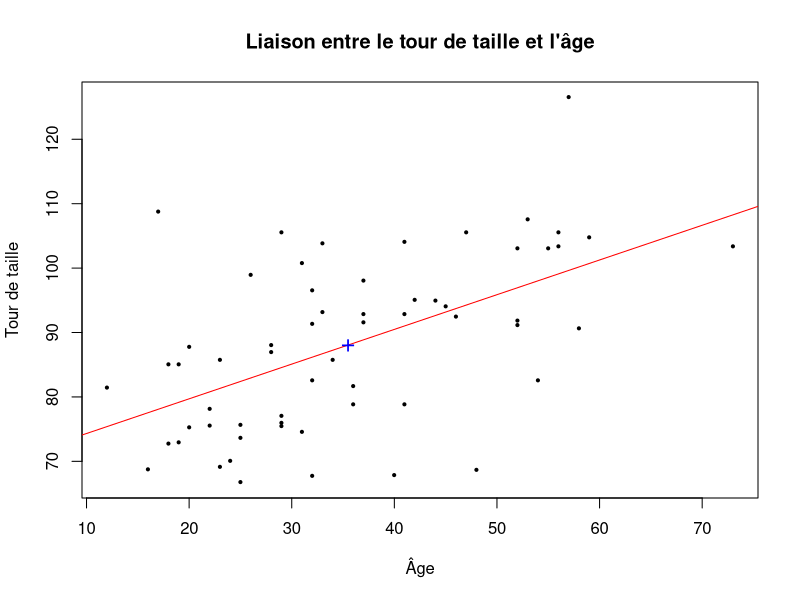
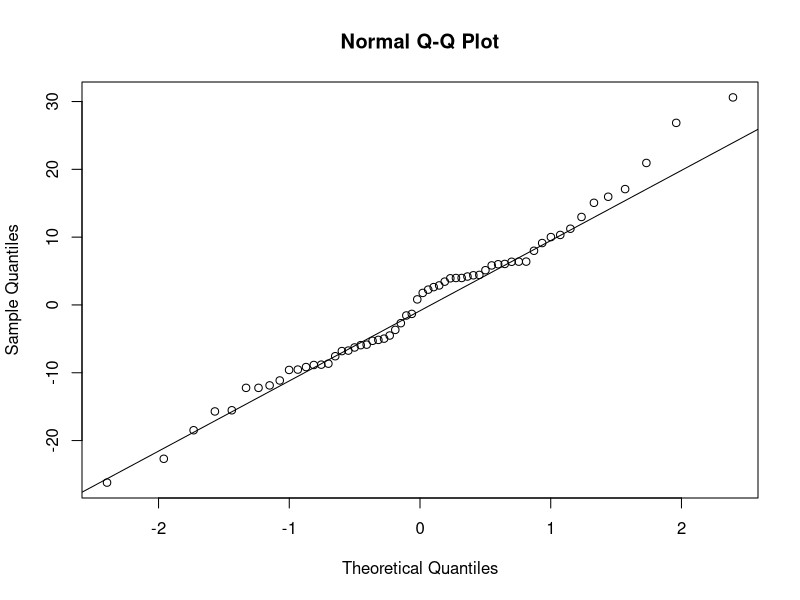
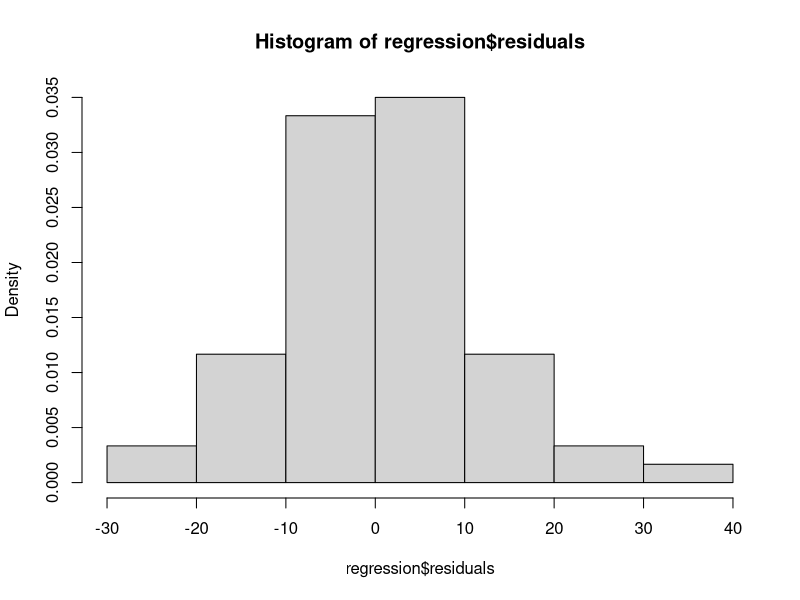
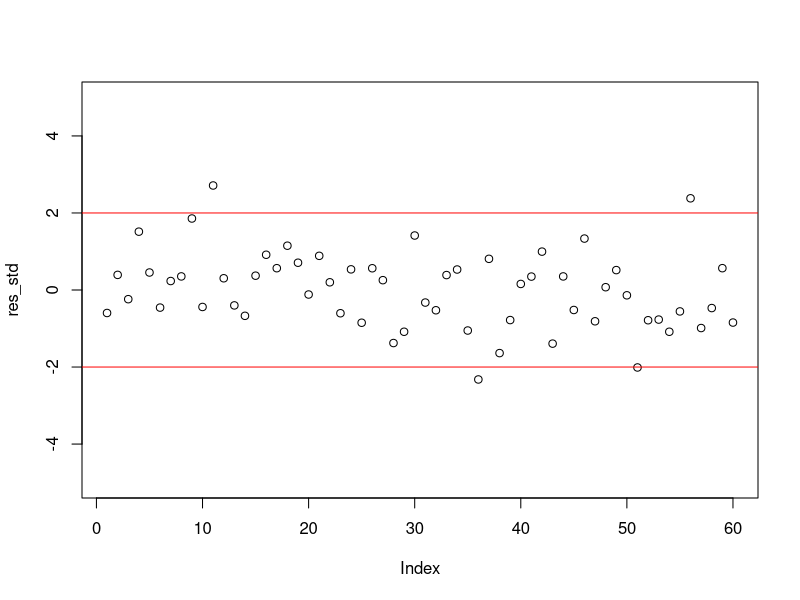
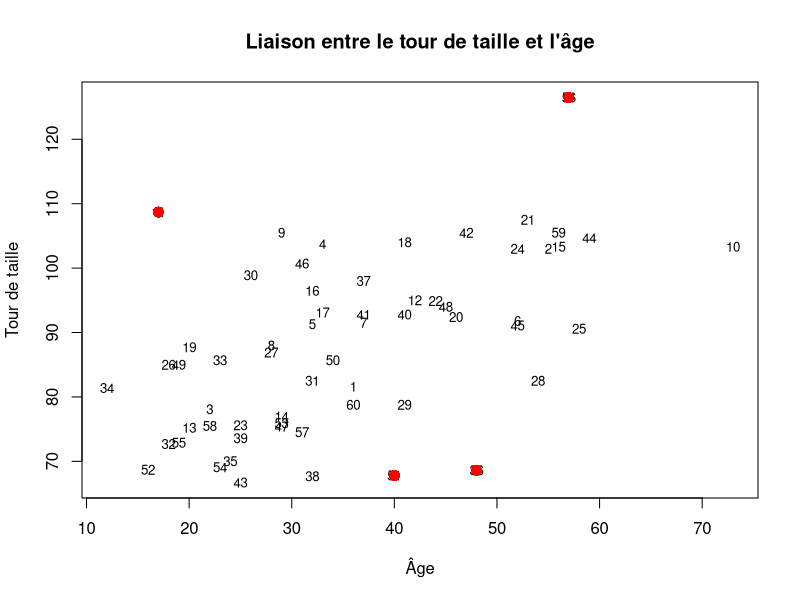
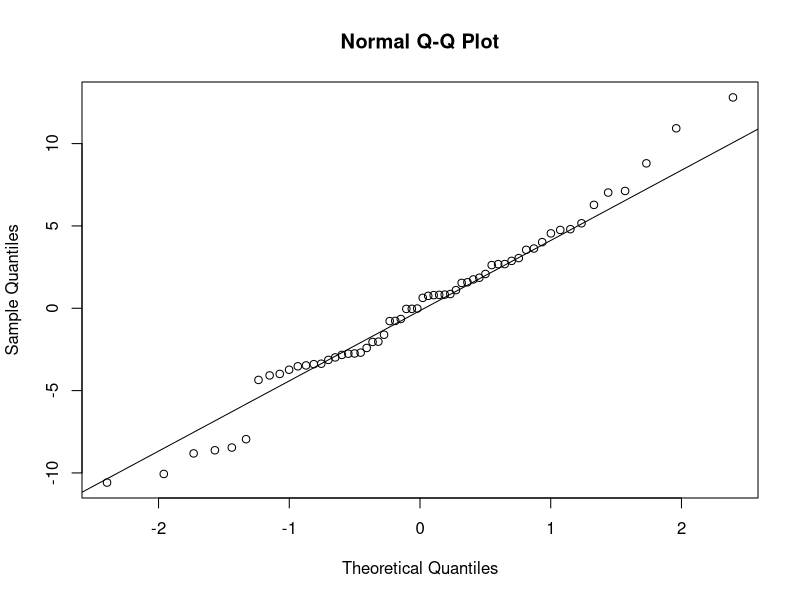
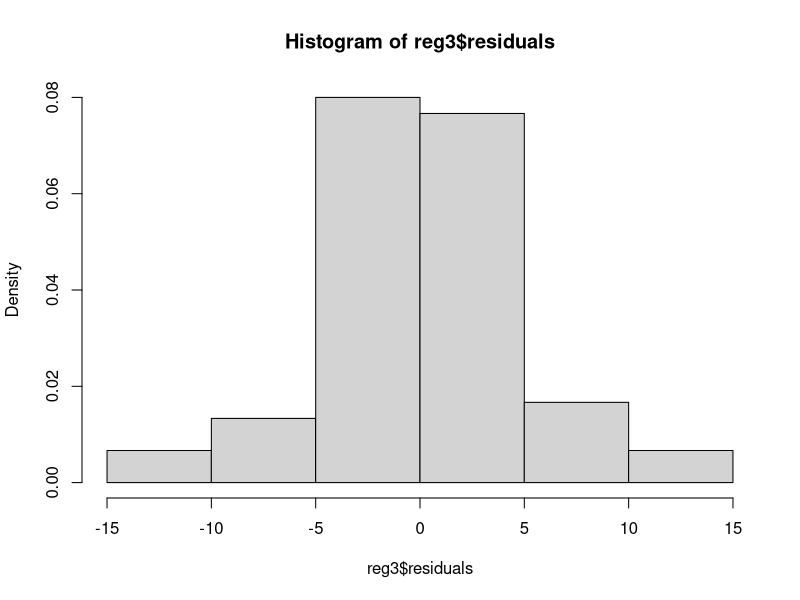
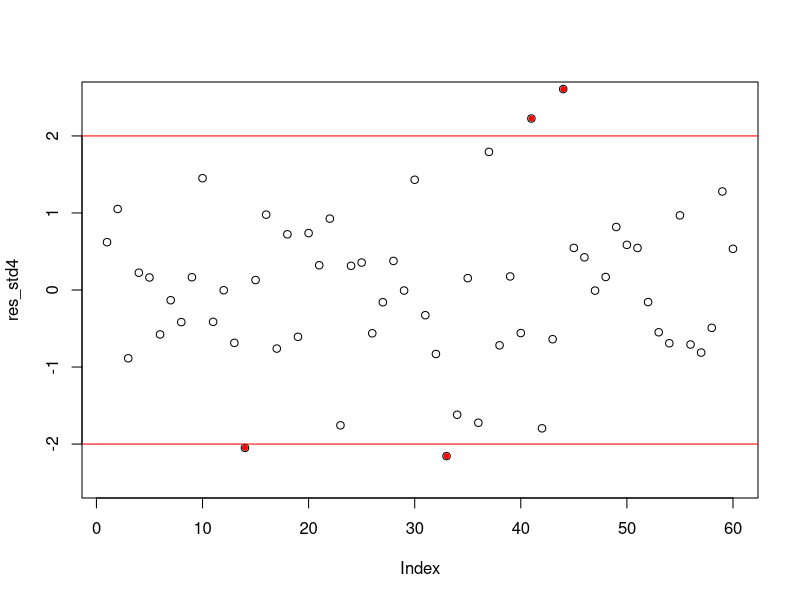

These charts were generated, in order, by the following R code:
#Projet 2 sur la régression linéaire 
setwd("/Users/justinekosinski/Desktop/MIAGE/L3/S1/Statistiques/Projet2")
data_imc_TP2_groupe1=read.table("data_imc_TP2_groupe1.txt",header=TRUE) 
is.data.frame(data_imc_TP2_groupe1)
View(data_imc_TP2_groupe1)
attach(data_imc_TP2_groupe1)

#Partie 1 : régression linéaire simple 
# Question 1
# nuage de points
par(mfrow=c(1,1))
plot(AGE,TTAILLE, pch="•",main="Liaison entre le tour de taille et l'âge", xlab="Âge",ylab="Tour de taille",
     xlim=c(min(AGE), max(AGE)), ylim=c(min(TTAILLE), max(TTAILLE)))

# coefficient de corrélation linéaire et test associé 
correlation <- cor(AGE,TTAILLE)
cor.test(AGE,TTAILLE)
round(correlation, 2)
# Il existe une liaison linéaire significative (p<5%) positive modérée entre ttaille et age (r=0,55) 

# Question 2 
# Modèle théorique : ttaille_i = beta_0 + beta_1 age_i + epsilon_i
# ttaille_i = a age_i + b + e_i pour i=1,...,n
regression =lm(TTAILLE~AGE) # droite de regression
regression
rounded_coefficients <- round(coef(regression), 2)
cat("Coefficients arrondis:", rounded_coefficients, "\n")
# a_chapeau=0.54  et b_chapeau=68.93
# L'équation de la droite de régression est : y = 0,54 x + 68.93

summary(regression)
# R2=0,30
# 30% de la variation totale des tours de taille est expliquée par le modèle linéaire,
# c'est-à-dire par la variation de l'âge. 
# Ce coefficient de détermination est proche de 0 donc le modèle ajuste pas bien les données.

# Test de validité globale du modèle
# H0 : tous les paramètres sont nuls sauf la constante
# p-value = 6.112e-06<5% donc on rejette H0 donc le modèle est globalement valide

# Test de significativité du paramètre de Surface
# H0 : a=0 contre H1 : a différent de 0
# p-value = 6.112e-06<5% (lue dans la dernière colonne du tableau coefficients) donc on rejette H0
# et la variable age est significative
# On peut donc commenter son paramètre estimé  a_chapeau=0,54
# Le coefficient de "AGE" (0.54) indique que, en moyenne, le tour de taille augmente d'environ 0.54 unité pour
# chaque augmentation d'une unité de l'âge.

# Question 3
# Ajout de la droite de régression et du barycentre du nuage de points
abline(regression,col="red")
points(mean(AGE),mean(TTAILLE),pch="+",col="blue",cex=1.5)
# argument cex=1.5 pour augmenter la taille du marqueur
# on vérifie la propriété vue en cours : 
# la droite de régression passe par le point moyen du nuage

# Question 4
# sert à vérifier la normalité des erreurs et à repérer d'éventuels points aberrants
qqnorm(regression$residuals)
qqline(regression$residuals)
# on voit que les points ne sont pas vraiment 
# alignés ce qui remet en cause l'hypothèse de normalité des erreurs
hist(regression$residuals,freq=FALSE)
#l'histogramme des résidus est légèrement asymétrique avec un étalement à gauche
#ce qui confirme que l'hypothèse de normalité des erreurs n'est pas vérifiée tout à fait sur ces données. 

res_std=regression$residuals/11.28
#calcul des résidus standardisés (11.28 désigne l'écart-type des résidus)
# cette valeur est la "residual standard error " et se lit dans la sortie de summary (regression)

plot(res_std,ylim=c(-5,5)) #Représentation graphique des résidus standardisés
abline(h=-2,col="red")
abline(h=2,col="red")

# Les points aberrants sont ceux qui ont un résidu standardisé > 2 en valeur absolue
identify(1:length(regression$residuals),regression$residuals/11.28) 
help(identify)
which(res_std< -2) # points aberrants (obs 36 et 51)
which(res_std> 2) # points aberrants (obs 11 et 56)
# Obtenir les indices des observations aberrantes dans les données d'origine
aberrant_indices <- c(which(res_std < -2), which(res_std > 2))
# Afficher les indices des observations aberrantes
print(aberrant_indices)
# Afficher le graphique avec les points aberrants mis en évidence
plot(AGE, TTAILLE, type="n", main="Liaison entre le tour de taille et l'âge", xlab="Âge",
     ylab="Tour de taille")
text(AGE, TTAILLE, labels=1:length(regression$residuals), cex=0.8)
points(AGE[aberrant_indices], TTAILLE[aberrant_indices], pch=16, col="red", cex=1.5)
# l'individu 56 a un tour de taille très eleve par rapport à son âge, ce qui 
# explique que son tour de taille soit mal prédit par la droite

#Partie 2 : régression linéaire multiple
# Question 1 
reg = lm(TTAILLE~SEXE+TAILLE+CHOL+IMC)
summary(reg)
# *** ==> très significative 
# coeff de determination : R2 = 0.87 87% de la variation du tour de taille est expliqué par la variation
# des variables explicatives du modèle, à savoir le sexe (recodé avec les labels "homme" et "femme"), 
# la taille (en cm), le  taux de cholestérol (en g/L), l'imc
# ce coefficient de détermination est proche de 1, donc on a affaire à un 
# bon modèle qui ajuste bien les données

# Test de validité globale du modèle
#H0 : Tous les paramètres sont nuls sauf la constante
#H0 : a_1=a_2=a_3=a_4=0
# pvalue< 2.2e-16 <5% donc on rejette H0 : le modèle est gobalement valide (au moins l'un des 
# paramètres n'est pas nul)

#Tests de significativité des paramètres
# les variables qui ont un effet significatif sur le tour de taille
# sont celles dont la p-valeur du test de significativité est inférieure 
#  à 5 %. On lit la p-valeur dans la dernière colonne du tableau coefficients
# par exemple, test de H0 :a_2=0 contre H1 a_2 différent de 0
# p-value< 2e-16 <5% donc on rejette H0 
# et la variable TAILLE a un effet significatif sur le tour de taille
# en comparant toutes les p-valeurs à 5 %, on peut donc conclure que la taille et l'imc 
# sont significatives mais pas le sexe (p=0.80 > 0.05) et le taux de cholestérol (p=0.9 > 0.05)

# Question 2 
#Ici, on veut un pas à pas avec
# un critère qui permette d'avoir à la fin toutes les variables significatives
# On va le faire "à la main"
# on enlève d'abord la variable la moins significative du modèle (celle avec
# la plus grande p-valeur de la sortie de reg
#  à savoir CHOL  
reg2 = lm(TTAILLE~SEXE+TAILLE+IMC)
summary(reg2)
# SEXE est NS donc on l'enlève
reg3 = lm(TTAILLE~TAILLE+IMC)
summary(reg3)
# toutes les variables sont significatives donc on a fini le pas à pas 
# et on retient comme modèle final le modèle 3

#Modèle 3 :  TTAILLE_i = c_0+ c_1*TAILLE_i+c_2+*TAILLE_i+c_3+e_i pour i=1,...,n
# On conclut ici aussi que le modèle est globalement valide (avec le test)
# quant au R2 ajusté, il est quasiment identique et comme on préfère 
# garder un modèle avec moins de paramètres et où toutes les variables
# sont significatives, on retient bien le modèle 3

# Test de validité globale du modèle
#H0 : Tous les paramètres sont nuls sauf la constante
#H0 : a_1=a_2=0
# pvalue< 2.2e-16 <5% donc on rejette H0 : le modèle est gobalement valide (au moins l'un des 
# paramètres n'est pas nul)

#Coefficients:
#  Estimate Std. Error t value Pr(>|t|)    
#(Intercept) -43.42253   10.87473  -3.993 0.000189 ***
#  TAILLE        0.42729    0.06178   6.916 4.39e-09 ***
#  IMC           2.32966    0.12764  18.252  < 2e-16 ***

# c1_chapeau = 0.42729
# Toutes choses égales par ailleurs, 1 cm supplémentaire  fait augmenter le tour de taille de 0.43 cm

# c2_chapeau = 2.32966
# Toutes choses égales par ailleurs, une augmentation d'une unité dans l'indice de masse corporelle (IMC) 
# est associée à une augmentation de 2.33 cm dans le tour de taille.

# Question 3 
qqnorm(reg3$residuals)  
qqline(reg3$residuals) # assez alignés
hist(reg3$residuals,freq=FALSE) # assez symétrique 
# les résidus pourraient suivre approximativement une distribution normale
res_std4=reg3$residuals/4.91
plot(res_std4,ylim=c(-2.5,2.5))
abline(h=-2,col="red")
abline(h=2,col="red")
# Identification des points aberrants
aberrant_points <- which(abs(res_std4) > 2)# 4 points aberrants ici : 14 33 41 44
# Mettre en surbrillance les points aberrants sur le graphique
points(aberrant_points, res_std4[aberrant_points], pch = 20, col = "red")

detach(data_imc_TP2_groupe1)
